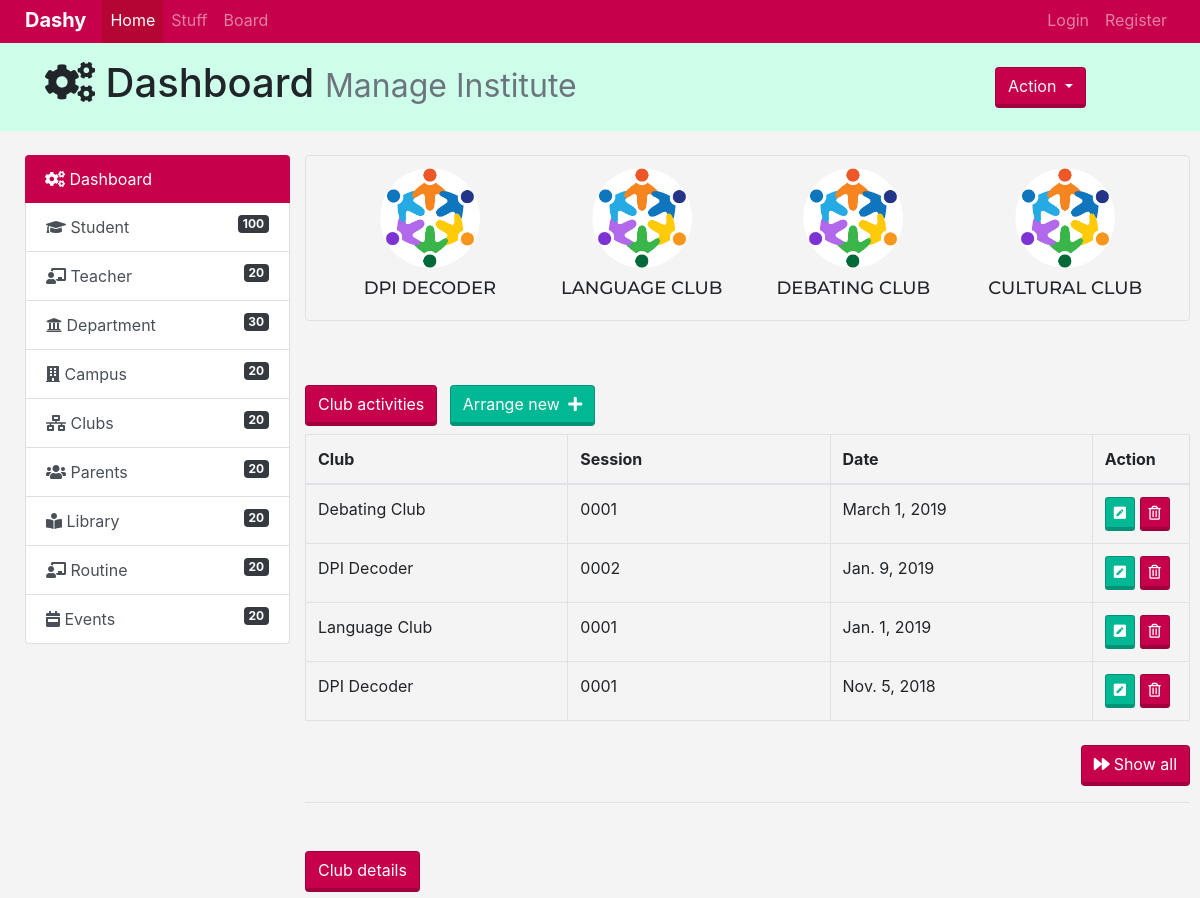
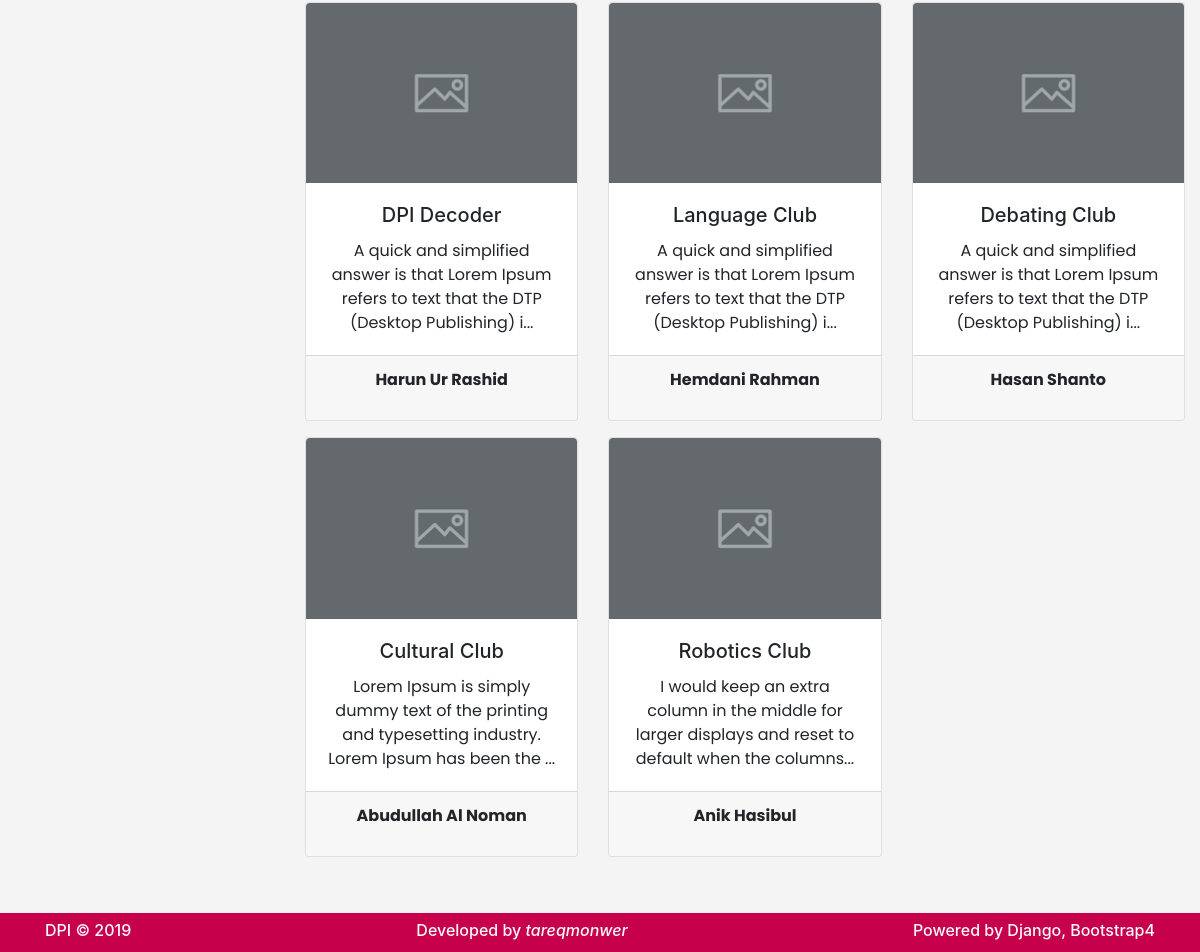
Page /clubs/ on the committed database (2 pictures, top to bottom).
### clubs/models.py (models this page shows, shortened)
class Club(models.Model):
    name = models.CharField(max_length=30)
    description = models.TextField()
    coach = models.ForeignKey('teachers.Teacher', on_delete=models.CASCADE)
    def __str__(self):
        return self.name
    def short_desc(self):
        return self.description[:100]+'...'

class Activity(models.Model):
    club = models.ForeignKey(Club, on_delete=models.CASCADE)
    session_no = models.CharField(max_length=4)
    date = models.DateField()
    mentor = models.ForeignKey('teachers.Teacher', on_delete=models.CASCADE)

### teachers/models.py (models this page shows)
class Teacher(models.Model):
    name = models.CharField(max_length=30)
    techer_id = models.CharField(unique=True, blank=True, null=True, max_length=6)
    designation = models.CharField(null=False, max_length=30)
    joined = models.DateField('Year-Month')
    phone = models.CharField(null=True, max_length=12)
    def __str__(self):
        return self.name

### clubs/views.py (the view)
# urls.py: path('', views.clubshome, name='clubshome'),
def clubshome(request):
    topclubs = Club.objects.all()[:4]
    allclubs = Club.objects.all()
    activities = Activity.objects.order_by('-date')
    context = {
        'topclubs': topclubs,
        'allclubs': allclubs,
        'activities': activities,
    }
    return render(request, 'clubs/clubshome.html', context)

### templates/clubs/clubshome.html
{% extends 'base.html' %}
{% load static %}
{% block body %}
<div class="col-md-12 border rounded p-2">
    <div class="container-fluid">
        <div class="row">
            {% for club in topclubs %}
            <div class="col-md-3 text-center py-1">
                <img class="rounded-circle" src="{% static 'clubs/images/club-icon.png' %}" alt="logo" height="100" width="100">
                <h4 id="clubname">{{ club.name }}</h4>
            </div>
            {% endfor %}
        </div>
    </div>
</div>
<div class="col-md-12 mt-3 m-0 p-0 border-bottom pb-3">
    <button type="button" class="btn bg-custom1 mt-5" style="cursor:default">Club activities</button>
    <a href="#" class="btn bg-custom1-dark mt-5 ml-2">
        Arrange new
        <i class="fas fa-plus ml-1"></i>
    </a>
    <table class="table table-bordered mt-2">
        <thead>
            <tr>
                <th scope="col">Club</th>
                <th scope="col">Session</th>
                <th scope="col">Date</th>
                <th scope="col">Action</th>
            </tr>
        </thead>
        <tbody>
            {% for activity in activities|slice:":4" %}
            <tr>
                <td style="width: 27%">{{ activity.club }}</td>
                <td style="width: 27%">{{ activity.session_no }}</td>
                <td style="width: 27%">{{ activity.date }}</td>
                <td style="width: 10%;">
                    <div class="btn-group-sm mx-auto" role="group" aria-label="Basic example">
                        <button type="button" class="btn bg-custom1-dark"><i class="fas fa-pen-square"></i></button>
                        <button type="button" class="btn bg-custom1"><i class="far fa-trash-alt"></i></button>
                    </div>
                </td>
            </tr>
            {% endfor %}
        </tbody>
    </table>
    <a href="{% url 'clubs:history' %}" class="btn bg-custom1 mt-2 float-right">
        <i class="fas fa-forward mr-1"></i>Show all
    </a>
</div>
<button type="button" class="btn bg-custom1 mt-5">Club details</button>
<div class="containerfluid">
    <div class="row" id="noxpadding">
        {% for clb in allclubs %}
        <div class="col-md-4 my-2 text-center">
            <div class="card-group">
                <div class="card">
                    <img class="card-img-top" src="{% static 'clubs/images/placeholder.png' %}" alt="Card image cap">
                    <div class="card-body">
                        <h5 class="card-title">{{ clb.name }}</h5>
                        <p class="card-text">{{ clb.short_desc }}</p>
                    </div>
                    <div class="card-footer">
                        <p><strong>{{ clb.coach }}</strong></p>
                    </div>
                </div>
            </div>
        </div>
        {% endfor %}
    </div>
</div>
{% endblock %}

### static/css/main.css (style rules this page uses)
.bg-custom1 { background: #c7004c; color: #fff; border-bottom-width: calc(.2rem + .0625rem); border-color: rgba(0,0,0,0.2); }
.bg-custom1-dark { background: #00b894; color: #fff; border-bottom-width: calc(.2rem + .0625rem); border-color: rgba(0,0,0,0.2); }
.container-fluid { padding-left: 25px !important; padding-right: 25px !important; }
body { background: #f4f4f4; }
p { font-family: 'Poppins', sans-serif; font-size: 16px; letter-spacing: 0; line-height: 24px; font-weight: 400; }

### static/clubs/css/club.css (style rules this page uses)
.bg-custom1-dark { background: #00b894; color: #fff; border-bottom-width: calc(.2rem + .0625rem); border-color: rgba(0,0,0,0.2); }
#clubname { font-family: 'Montserrat', sans-serif; text-transform: uppercase; font-size: 18px; margin-top: 10px; }
#noxpadding { margin-left: -15px !important; margin-right: -10px !important; }

### rows in the picture
Club: name "DPI DECODER", name "DPI Decoder", short_desc "A quick and simplified answer is that Lorem Ipsum refers to text that the DTP (Desktop Publishing) i...", coach "Harun Ur Rashid"
Club: name "LANGUAGE CLUB", name "Language Club", short_desc "A quick and simplified answer is that Lorem Ipsum refers to text that the DTP (Desktop Publishing) i...", coach "Hemdani Rahman"
Club: name "DEBATING CLUB", name "Debating Club", short_desc "A quick and simplified answer is that Lorem Ipsum refers to text that the DTP (Desktop Publishing) i...", coach "Hasan Shanto"
Club: name "CULTURAL CLUB", name "Cultural Club", short_desc "Lorem Ipsum is simply dummy text of the printing and typesetting industry. Lorem Ipsum has been the ...", coach "Abudullah Al Noman"
Activity: club "Debating Club", session_no "0001", date "March 1, 2019"
Activity: club "DPI Decoder", session_no "0002", date "Jan. 9, 2019"
Activity: club "Language Club", session_no "0001", date "Jan. 1, 2019"
Activity: club "DPI Decoder", session_no "0001", date "Nov. 5, 2018"
Club: name "Robotics Club", short_desc "I would keep an extra column in the middle for larger displays and reset to default when the columns...", coach "Anik Hasibul"
